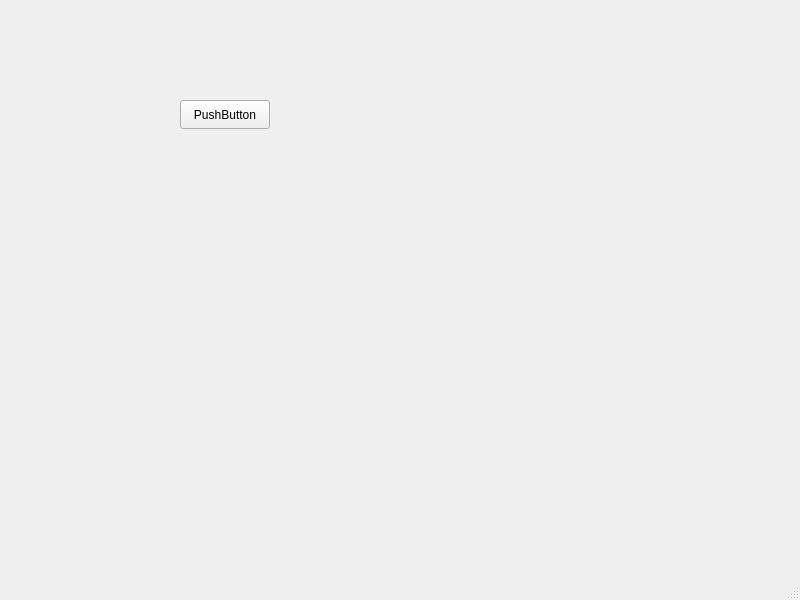
<?xml version="1.0" encoding="UTF-8"?>
<ui version="4.0">
 <class>MainWindow</class>
 <widget class="QMainWindow" name="MainWindow">
  <property name="geometry">
   <rect>
    <x>0</x>
    <y>0</y>
    <width>800</width>
    <height>600</height>
   </rect>
  </property>
  <property name="windowTitle">
   <string>MainWindow</string>
  </property>
  <widget class="QWidget" name="centralwidget">
   <widget class="QPushButton" name="pushButton">
    <property name="geometry">
     <rect>
      <x>180</x>
      <y>100</y>
      <width>90</width>
      <height>29</height>
     </rect>
    </property>
    <property name="text">
     <string>PushButton</string>
    </property>
   </widget>
  </widget>
  <widget class="QMenuBar" name="menubar">
   <property name="geometry">
    <rect>
     <x>0</x>
     <y>0</y>
     <width>800</width>
     <height>25</height>
    </rect>
   </property>
  </widget>
  <widget class="QStatusBar" name="statusbar"/>
 </widget>
 <resources/>
 <connections/>
</ui>
